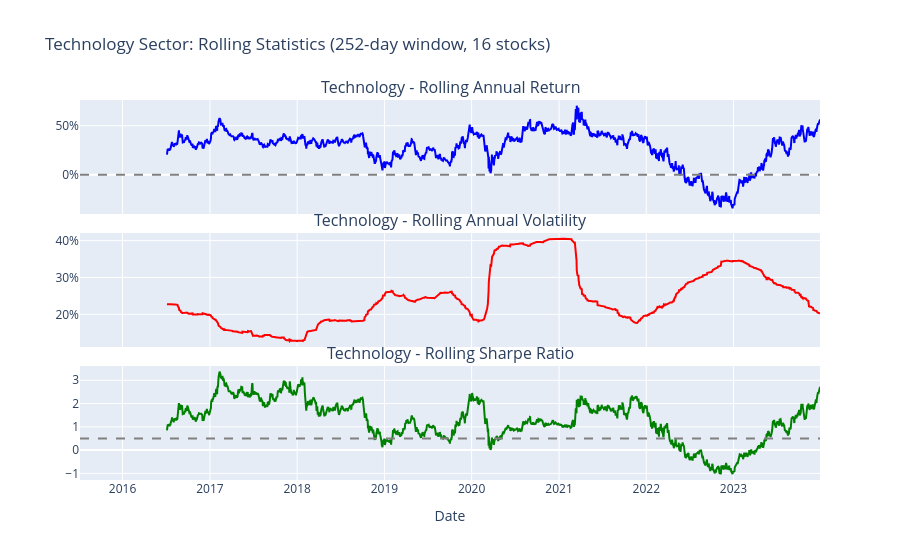

The notebook cell this image was saved under:
### Markdown cell above
### 5.2 For Sectors

### Code cell
## Rolling Statistics for Sectors

# Calculate rolling statistics for a selected sector
window = 252  # 1 year

# Select sector to analyze (choose the one with most stocks for robust analysis)
selected_sector = 'Technology'  # Or use sector_performance.index[0] for best Sharpe

# Get stocks in this sector
sector_stocks = [t for t in sectors[selected_sector] if t in returns.columns]

# Calculate sector returns (equal-weighted)
sector_daily_returns = returns[sector_stocks].mean(axis=1)

# Rolling calculations
rolling_mean = sector_daily_returns.rolling(window).mean() * 252
rolling_std = sector_daily_returns.rolling(window).std() * np.sqrt(252)
rolling_sharpe = (rolling_mean - RISK_FREE_RATE) / rolling_std

# Create subplots
fig = make_subplots(rows=3, cols=1, 
                    subplot_titles=(f'{selected_sector} - Rolling Annual Return', 
                                   f'{selected_sector} - Rolling Annual Volatility', 
                                   f'{selected_sector} - Rolling Sharpe Ratio'),
                    shared_xaxes=True,
                    vertical_spacing=0.05)

# Rolling return
fig.add_trace(go.Scatter(x=rolling_mean.index, y=rolling_mean, 
                         name='Annual Return', 
                         line=dict(color='blue', width=2)), 
              row=1, col=1)

# Add zero line for reference
fig.add_hline(y=0, line_dash="dash", line_color="gray", row=1, col=1)

# Rolling volatility
fig.add_trace(go.Scatter(x=rolling_std.index, y=rolling_std, 
                         name='Annual Volatility', 
                         line=dict(color='red', width=2)), 
              row=2, col=1)

# Rolling Sharpe with zero line
fig.add_trace(go.Scatter(x=rolling_sharpe.index, y=rolling_sharpe, 
                         name='Sharpe Ratio', 
                         line=dict(color='green', width=2)), 
              row=3, col=1)
fig.add_hline(y=0.5, line_dash="dash", line_color="gray", row=3, col=1)

fig.update_layout(height=900, 
                  title_text=f"{selected_sector} Sector: Rolling Statistics (252-day window, {len(sector_stocks)} stocks)",
                  showlegend=False)
fig.update_xaxes(title_text="Date", row=3, col=1)
fig.update_yaxes(tickformat='.0%', row=1, col=1)
fig.update_yaxes(tickformat='.0%', row=2, col=1)

fig.show()

# Print summary statistics
print(f"Rolling Statistics Summary for {selected_sector} Sector:")
print("-"*60)
print(f"Number of stocks: {len(sector_stocks)}")
print(f"Current annual return: {rolling_mean.iloc[-1]:.2%}")
print(f"Current volatility: {rolling_std.iloc[-1]:.2%}")
print(f"Current Sharpe ratio: {rolling_sharpe.iloc[-1]:.3f}")
print(f"\nHistorical ranges (1-year rolling):")
print(f"  Return: {rolling_mean.min():.1%} to {rolling_mean.max():.1%}")
print(f"  Volatility: {rolling_std.min():.1%} to {rolling_std.max():.1%}")
print(f"  Sharpe: {rolling_sharpe.min():.2f} to {rolling_sharpe.max():.2f}")

### Figure 1 — Plotly figure (JSON) as saved in the notebook; plotly's stock layout.template omitted (floating-point values rounded to 4 significant figures; data arrays with more than 128 entries replaced by an {"elided": "..."} marker saying what was removed)
{"data": [{"line": {"color": "blue", "width": 2}, "name": "Annual Return", "type": "scatter", "x": {"elided": "2137 str values"}, "xaxis": "x", "y": {"elided": "2137 float values"}, "yaxis": "y"}, {"line": {"color": "red", "width": 2}, "name": "Annual Volatility", "type": "scatter", "x": {"elided": "2137 str values"}, "xaxis": "x2", "y": {"elided": "2137 float values"}, "yaxis": "y2"}, {"line": {"color": "green", "width": 2}, "name": "Sharpe Ratio", "type": "scatter", "x": {"elided": "2137 str values"}, "xaxis": "x3", "y": {"elided": "2137 float values"}, "yaxis": "y3"}], "layout": {"annotations": [{"font": {"size": 16}, "showarrow": false, "text": "Technology - Rolling Annual Return", "x": 0.5, "xanchor": "center", "xref": "paper", "y": 1, "yanchor": "bottom", "yref": "paper"}, {"font": {"size": 16}, "showarrow": false, "text": "Technology - Rolling Annual Volatility", "x": 0.5, "xanchor": "center", "xref": "paper", "y": 0.65, "yanchor": "bottom", "yref": "paper"}, {"font": {"size": 16}, "showarrow": false, "text": "Technology - Rolling Sharpe Ratio", "x": 0.5, "xanchor": "center", "xref": "paper", "y": 0.3, "yanchor": "bottom", "yref": "paper"}], "autosize": true, "shapes": [{"line": {"color": "gray", "dash": "dash"}, "type": "line", "x0": 0, "x1": 1, "xref": "x domain", "y0": 0, "y1": 0, "yref": "y"}, {"line": {"color": "gray", "dash": "dash"}, "type": "line", "x0": 0, "x1": 1, "xref": "x3 domain", "y0": 0.5, "y1": 0.5, "yref": "y3"}], "showlegend": false, "title": {"text": "Technology Sector: Rolling Statistics (252-day window, 16 stocks)"}, "xaxis": {"anchor": "y", "autorange": true, "domain": [0, 1], "matches": "x3", "range": ["2015-07-07", "2023-12-29"], "showticklabels": false, "type": "date"}, "xaxis2": {"anchor": "y2", "autorange": true, "domain": [0, 1], "matches": "x3", "range": ["2015-07-07", "2023-12-29"], "showticklabels": false, "type": "date"}, "xaxis3": {"anchor": "y3", "autorange": true, "domain": [0, 1], "range": ["2015-07-07", "2023-12-29"], "title": {"text": "Date"}, "type": "date"}, "yaxis": {"anchor": "x", "autorange": true, "domain": [0.7, 1], "range": [-0.3981, 0.7612], "tickformat": ".0%", "type": "linear"}, "yaxis2": {"anchor": "x2", "autorange": true, "domain": [0.35, 0.65], "range": [0.1115, 0.4206], "tickformat": ".0%", "type": "linear"}, "yaxis3": {"anchor": "x3", "autorange": true, "domain": [0, 0.3], "range": [-1.285, 3.614], "type": "linear"}}}
